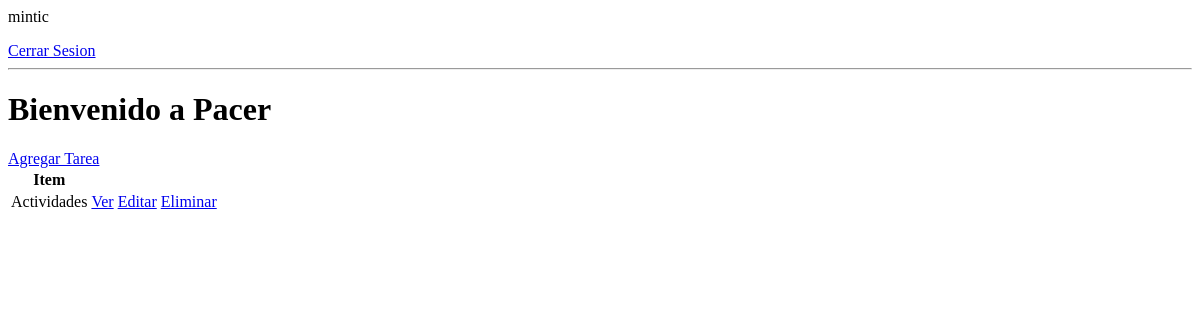
Before: / (signed in) with the older database file.
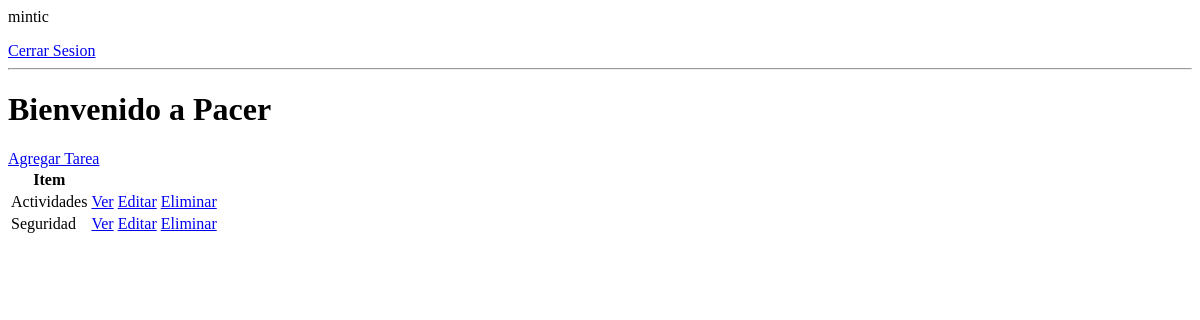
After: the same page with the newer database file.
### base/models.py (models this page shows, shortened)
class Task(models.Model):
    usuario= models.ForeignKey(User, on_delete=models.CASCADE, null= True, blank=True)
    titulo= models.CharField(max_length=200)
    descripcion=models.TextField(null=True, blank=True)
    completa= models.BooleanField(default =False)
    creacion= models.DateTimeField(auto_now_add=True)
    class Meta:
        ordering = ['completa']

### base/views.py (the view)
# urls.py: path('', TaskList.as_view(), name='tasks'),
class TaskList(LoginRequiredMixin, ListView):
    model = Task
    context_object_name = "tasks"

### base/templates/base/task_list.html
{% if request.user.is_authenticated %}
<p>{{request.user}}</p>
<a href="{% url 'logout' %}">Cerrar Sesion</a>
{% else %}
<a href="{% url 'login' %}">Iniciar Sesion</a>
{% endif %}
<hr>
<h1>Bienvenido a Pacer</h1>
<a href="{% url 'task-create' %}">Agregar Tarea</a>
<table>
    <tr>
        <th>Item</th>
        <th></th>
    </tr>
    {% for task in tasks %}
    <tr>
        <td>{{task.titulo}}</td>
        <td><a href="{% url 'task' task.id %}">Ver</a></td>
        <td><a href="{% url 'task-update' task.id %}">Editar</a></td>
        <td><a href="{% url 'task-delete' task.id %}">Eliminar</a></td>
    </tr>
    {% empty %}
        <h3>No hay items en la lista</h3>
    {% endfor %}
</table>

Changed rows visible on the page:
added Task: titulo "Seguridad"
